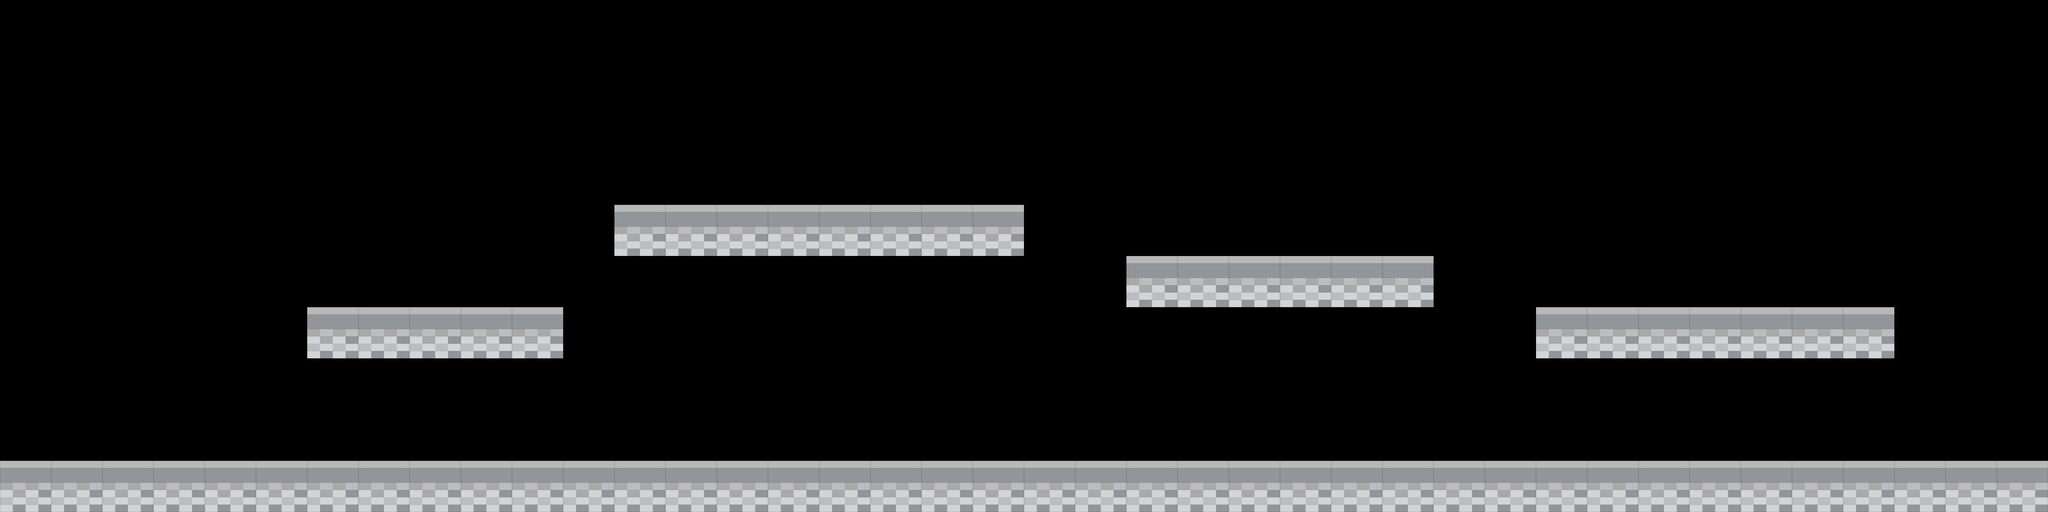

The image is a tile-based game level rendered from a .tmx file. Its description and source (layers, tilesets, objects; grid data summarised) follow:
An orthogonal 40x10 tile map with 64x64 px tiles, 2 tile layers (platform, lives), 1 hidden layer not drawn, 2 tilesets and 2 objects (startPoint, endPoint).

<map version="1.2" tiledversion="1.3.1" orientation="orthogonal" renderorder="right-down" compressionlevel="0" width="40" height="10" tilewidth="64" tileheight="64" infinite="0" nextlayerid="15" nextobjectid="4">
 <editorsettings>
  <export target="level1.json" format="json" />
 </editorsettings>
 <tileset firstgid="1" name="platform64x64" tilewidth="64" tileheight="64" tilecount="20" columns="4">
  <image source="platform64x64.png" width="256" height="320" />
  <tile id="0">
   <properties>
    <property name="grass" type="bool" value="true" />
   </properties>
  </tile>
  <tile id="1">
   <properties>
    <property name="rock" type="bool" value="true" />
   </properties>
  </tile>
  <tile id="2">
   <properties>
    <property name="rock" type="bool" value="true" />
   </properties>
  </tile>
  <tile id="3">
   <properties>
    <property name="brick" type="bool" value="true" />
   </properties>
  </tile>
  <tile id="4">
   <properties>
    <property name="rock" type="bool" value="true" />
   </properties>
  </tile>
  <tile id="5">
   <properties>
    <property name="rock" type="bool" value="true" />
   </properties>
  </tile>
  <tile id="6">
   <properties>
    <property name="grass" type="bool" value="true" />
   </properties>
  </tile>
  <tile id="7">
   <properties>
    <property name="brick" type="bool" value="true" />
   </properties>
  </tile>
  <tile id="8">
   <properties>
    <property name="rock" type="bool" value="true" />
   </properties>
  </tile>
  <tile id="9">
   <properties>
    <property name="rock" type="bool" value="true" />
   </properties>
  </tile>
  <tile id="10">
   <properties>
    <property name="rock" type="bool" value="true" />
   </properties>
  </tile>
  <tile id="11">
   <properties>
    <property name="brick" type="bool" value="true" />
   </properties>
  </tile>
  <tile id="12">
   <properties>
    <property name="rock" type="bool" value="true" />
   </properties>
  </tile>
  <tile id="13">
   <properties>
    <property name="brick" type="bool" value="true" />
   </properties>
  </tile>
  <tile id="14">
   <properties>
    <property name="brick" type="bool" value="true" />
   </properties>
  </tile>
  <tile id="15">
   <properties>
    <property name="brick" type="bool" value="true" />
   </properties>
  </tile>
  <tile id="16">
   <properties>
    <property name="brick" type="bool" value="true" />
   </properties>
  </tile>
 </tileset>
 <tileset firstgid="21" name="collectibles" tilewidth="64" tileheight="64" tilecount="2" columns="1">
  <image source="collectibles.png" width="64" height="128" />
 </tileset>
 <layer id="12" name="platform" width="40" height="10">
  <data>[400 cells, 66 non-empty, 1 distinct tile ids]</data>
 </layer>
 <layer id="13" name="cheese" width="40" height="10" visible="0">
  <data>[400 cells, 21 non-empty, 1 distinct tile ids]</data>
 </layer>
 <layer id="14" name="lives" width="40" height="10">
  <data>[400 cells, 0 non-empty, 0 distinct tile ids]</data>
 </layer>
 <objectgroup id="11" name="start_end_point">
  <object id="1" name="startPoint" x="105" y="439.606" width="86" height="70" />
  <object id="3" name="endPoint" x="2448.11" y="449.469" width="100" height="103" />
 </objectgroup>
</map>
